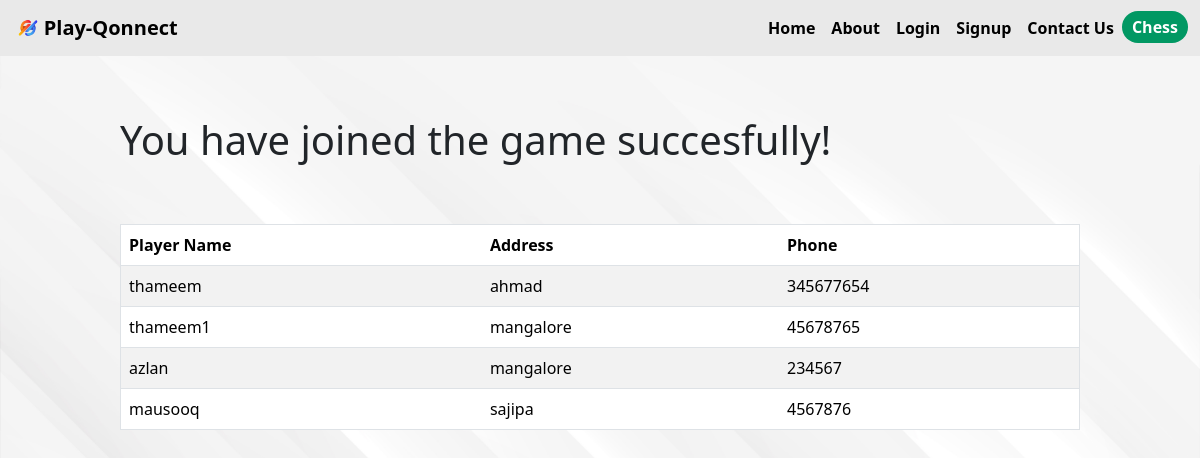
The page /game/1/players_list (signed in) on the database as committed earlier.
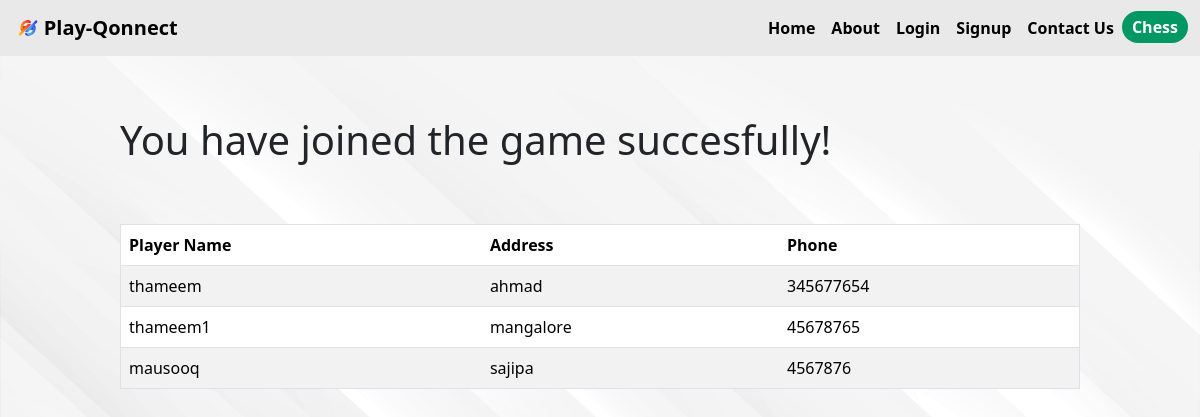
The same page on the database as committed later.
### app.py (models this page shows)
class Player(db.Model):
    id = db.Column(db.Integer, primary_key=True)
    game_id = db.Column(db.Integer, db.ForeignKey('game.id'), nullable=False)
    player_name = db.Column(db.String(255), nullable=False)
    player_address = db.Column(db.String(255), nullable=False)
    player_phone = db.Column(db.String(15), nullable=True)

### app.py (the view)
@app.route('/game/<int:game_id>/players_list')
@login_required
def players_list(game_id):
    game = Game.query.get_or_404(game_id)
    players = game.players
    return render_template('players_list.html', players=players)

### app.py (called while the page is built)
@login_manager.user_loader
def load_user(user_id):
    return User.query.get(int(user_id))

### templates/players_list.html
{% extends 'layout.html' %} {% block title %} Players List {% endblock title %}
{% block body %}
<h1 class="turftab">You have joined the game succesfully!</h1>
<div class="turftab">
  <table border="1" class="table table-striped">
    <thead>
      <tr>
        <th>Player Name</th>
        <th>Address</th>
        <th>Phone</th>
      </tr>
    </thead>
    <tbody>
      {% for player in players %}
      <tr>
        <td>{{ player.player_name }}</td>
        <td>{{ player.player_address }}</td>
        <td>{{ player.player_phone }}</td>
      </tr>
      {% endfor %}
    </tbody>
  </table>
</div>
{% endblock body %}

Rows that differ between the two databases and show on the page:
removed Player: player_name "azlan", player_address "mangalore", player_phone "234567"
